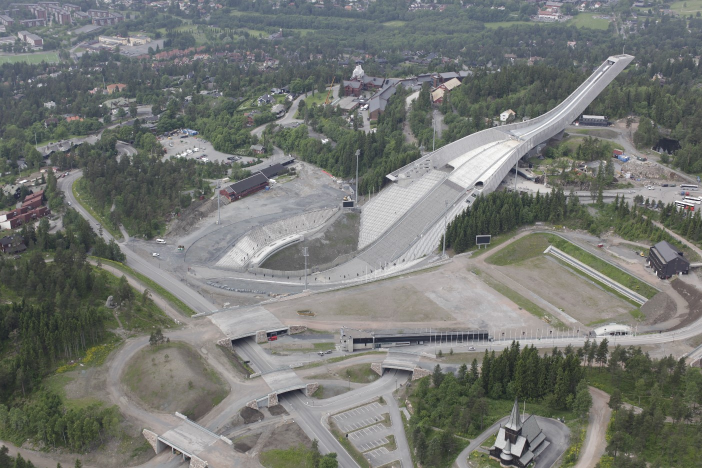
#> input picture holmenkollen_00011.jpg, 1404 x 936 px (shown at 1/2 size)
$ jupyter execute 2_epipolar-geometry.ipynb   (shell and % lines are left out)
#> lines starting #> are read from the running program, lines starting #| are printed output that depends on the picture
<div align="right" style="text-align: right">
<i>TTK21 lecture 2 - 3D geometry<br>September 2021</i>
</div>

# Exercise 2: Epipolar geometry
We are here given two undistorted images of the Holmenkollen ski jump along with the intrinsic calibration and camera poses.
Lets start by loading the data:

[cell 1]
import cv2
import numpy as np
import matplotlib.pyplot as plt
from matplotlib.patches import Circle

# Load the images.
img1 = cv2.cvtColor(cv2.imread('holmenkollen_00011.jpg'), cv2.COLOR_BGR2RGB)
img2 = cv2.cvtColor(cv2.imread('holmenkollen_00109.jpg'), cv2.COLOR_BGR2RGB)
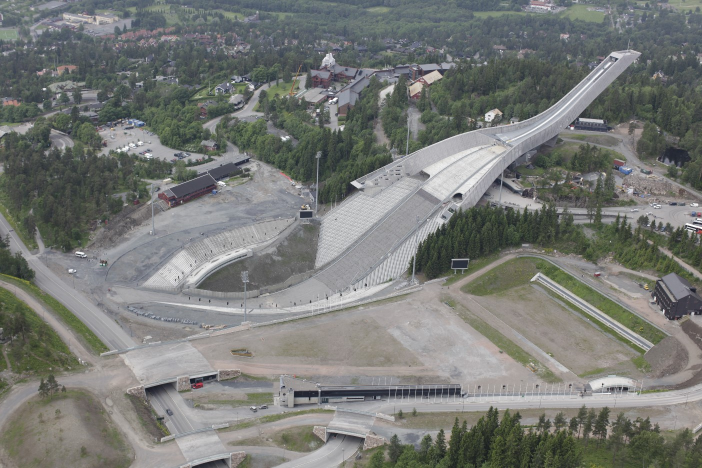
#> input picture holmenkollen_00109.jpg, 1404 x 936 px (shown at 1/2 size)

# The same camera was used for both images, so we use the same intrinsic calibration for both:
f = 2077.14839063367   # "Focal length" f = f_u = f_v
c_u = 693.247999941708 # Principal point (u coordinate)
c_v = 458.649537351898 # Principal point (v coordinate)

# Pose of the camera in the world frame for image 1:
T_w_c1 = np.array([[-0.639624697335995, -0.694022906797833, 0.330473072121957, 3145200.15425671],
                   [-0.628547993532952, 0.224726604006926, -0.744597457205714, 593080.793902705],
                   [0.442501600430481, -0.683981109601282, -0.579967391604961, 5499162.80464172],
                   [0, 0, 0, 1]])

# Pose of the camera in the world frame for image 2:
T_w_c2 = np.array([[-0.625105611303362, -0.715529464633440, 0.311866253317721, 3145236.34478279],
                   [-0.623348537903210, 0.217168312747740, -0.751182084605477, 592986.546582212],
                   [0.469765446804019, -0.663969509224395, -0.581777376501817, 5499122.20246185],
                   [0, 0, 0, 1]])

We can plot the images using matplotlib:

[cell 2]
plt.figure()
plt.imshow(img1)
plt.title('img1')
plt.show()

plt.figure()
plt.imshow(img2)
plt.title('img2')
plt.show()

print(img1.shape)
#| (936, 1404, 3)
print(img2.shape)
#| (936, 1404, 3)

We see that these two images are the same we used in the last example at page 87 in lecture 2.
Your task is to recreate this example:
- Construct the camera calibration matrix $\mathbf{K}$
- Compute the pose of one camera relative to the other.
- Choose one or more points in one image, and compute the epipolar line in the other as a function of depth.
- Plot the epipolar lines.
- Plot a few depths along the epipolar lines.
- Plot the points at infinity.

[cell 3]
from scipy.spatial.transform import Rotation

class Rot3:
    """Represents an element of the SO(3) Lie group (rotations in 3D)."""

    def __init__(self, R=np.identity(3)):
        """Constructs an SO(3) element.
        The default is the identity element.
        Other 3x3 matrices R are fitted to the closest matrix on SO(3).

        :param R: A 3x3 rotation matrix (optional).
        """
        if R is self.__init__.__defaults__[0]:
            # Default argument is identity.
            # Set property directly, since guaranteed SO(3).
            self._matrix = np.identity(3)
        else:
            # Argument should be some 3x3 matrix.
            # Fit to SO(3).
            self.matrix = R

    @property
    def matrix(self):
        """ The matrix representation of the SO(3) element

        :return: 3x3 rotation matrix corresponding to this SO(3) element.
        """
        return self._matrix

    @matrix.setter
    def matrix(self, R):
        """Sets the matrix to the closest element on SO(3)

        :param R: 3x3 matrix
        """
        # This is slower than necessary, but ensures correct representation.
        self._matrix = Rot3.to_so3_matrix(R)

    @staticmethod
    def to_so3_matrix(R):
        """Fits an arbitrary 3x3 matrix to the closest element on SO(3)

        :param R: An arbitrary 3x3 matrix
        :return: The closest valid 3x3 rotation matrix
        """
        # From Zhangs paper
        if not (isinstance(R, np.ndarray) and R.shape == (3, 3)):
            raise TypeError('Argument must be a 3x3 matrix')

        u, s, v = np.linalg.svd(R)
        R = u.dot(v)

        if np.linalg.det(R) < 0:
            R = -R

        return R

    # [53 lines left out: functions from_angle_axis, rot_x, rot_y, rot_z, from_roll_pitch_yaw, not called in this run]

    def compose(self, Y):
        """Compose this element with another element on the right

        :param Y: The other Rot3 element
        :return: This element composed with Y
        """
        composed_element = Rot3()
        composed_element._matrix = self.matrix.dot(Y.matrix)
        return composed_element

    def inverse(self):
        """Compute the inverse of the current element X.

        :return: The inverse of the current element.
        """
        # The transpose is guaranteed to be SO(3), update the property directly.
        X_inv = Rot3()

        # TODO: Compute correct matrix for inverse!
        X_inv._matrix = self.matrix.T
        return X_inv

    def action(self, x):
        """Perform the action of the SO(3) element on the 3D column vector x.

        :param x: 3D column vector to be transformed
        :return: The resulting rotated 3D column vector
        """

        x = self.matrix.dot(x)
        return x

    # [14 lines left out: function __mul__, not called in this run]

class Pose3:
    """Represents an element of the SE(3) Lie group (poses in 3D)."""

    def __init__(self, pose_tuple=(Rot3(), np.zeros((3, 1)))):
        """Constructs an SE(3) element.
        The default is the identity element.

        :param pose_tuple: A tuple (rot3, t) (optional).
        """
        self.rotation, self.translation = pose_tuple

    @property
    def rotation(self):
        """ The Rot3 rotation, an element of SO(3)

        :return: A Rot3 object corresponding to the orientation.
        """
        return self._rotation

    @rotation.setter
    def rotation(self, rot3):
        """Sets the rotation

        :param rot3: A Rot3
        """
        if not isinstance(rot3, Rot3):
            raise TypeError('Rotation must be a Rot3')

        self._rotation = rot3

    @property
    def translation(self):
        """The translation, a 3D column vector

        :return: A 3D column vector corresponding to the translation.
        """
        return self._translation

    @translation.setter
    def translation(self, t):
        """Sets the translation

        :param t: 3D column vector
        """
        if not isinstance(t, np.ndarray) and t.shape == (3, 1):
            raise TypeError('Translation must be a 3D column vector')

        self._translation = t

    def to_matrix(self):
        """Return the matrix representation of this pose.

        :return: 4x4 SE(3) matrix
        """
        T = np.identity(4)
        T[0:3, 0:3] = self.rotation.matrix
        T[0:3, 3] = self.translation.T
        return T

    # [6 lines left out: function to_tuple, not called in this run]

    def compose(self, Y):
        """Compose this element with another element on the right

        :param Y: The other Pose3 element
        :return: This element composed with Y
        """
        composed_element = Pose3()
        composed_element._rotation = self.rotation.compose(Y.rotation)
        composed_element._translation = self.translation + self.rotation.action(Y.translation)

        return composed_element

    def inverse(self):
        """Compute the inverse of the current element X.

        :return: The inverse of the current element.
        """
        inverse_pose = Pose3()
        inverse_pose._rotation = self.rotation.inverse()
        inverse_pose._translation = -inverse_pose.rotation.action(self.translation)

        return inverse_pose

    # [25 lines left out: functions action, __mul__, not called in this run]

[cell 4]
def skew_symmetric(v):
    """
    Returns the skew-symmetric matrix of a 3D vector.

    Parameters:
    v (numpy.ndarray): A 3D vector of shape (3,).

    Returns:
    numpy.ndarray: A 3x3 skew-symmetric matrix.
    """
    return np.array([
        [0, -v[2], v[1]],
        [v[2], 0, -v[0]],
        [-v[1], v[0], 0]
    ])

[cell 5]
def find_edge_points(line):
    a,b,c = line.flatten()
    epipolar_line = np.array([[-c/a, 0], [(-c- 936 * b)/a, 936]])
    return epipolar_line

[cell 6]
K = np.array([  [f, 0, c_u],
                [0, f, c_v],
                [0, 0, 1] ])

R1, t1 = T_w_c1[:3,:3], T_w_c1[:3,3]
R2, t2 = T_w_c2[:3,:3], T_w_c2[:3,3]

Pose_w_c1 = Pose3((Rot3(R1), t1))
Pose_w_c2 = Pose3((Rot3(R2), t2))

Pose_c1_c2 = Pose_w_c1.inverse().compose(Pose_w_c2)
T_c1_c2 = Pose_c1_c2.to_matrix()

u1_c1 = np.array([ [580, 650, 1] ]).T
u2_c1 = np.array([ [1200, 650, 1] ]).T

u3_c2 = np.array([ [220, 700, 1] ]).T
u4_c2 = np.array([ [750, 850, 1] ]).T

t_1_2 = Pose_c1_c2.translation
Rot_1_2 = Pose_c1_c2.rotation.matrix
E_c1_c2 = skew_symmetric(t_1_2) @ Rot_1_2

F_c1_c2 = np.linalg.inv(K).T @ E_c1_c2 @ np.linalg.inv(K)
F_c2_c1 = F_c1_c2.T

l_c1_u3 = F_c1_c2 @ u3_c2
l_c1_u4 = F_c1_c2 @ u4_c2

l_c2_u1 = F_c2_c1 @ u1_c1
l_c2_u2 = F_c2_c1 @ u2_c1

line_c1_u3 = find_edge_points(l_c1_u3)
line_c1_u4 = find_edge_points(l_c1_u4)
line_c2_u1 = find_edge_points(l_c2_u1)
line_c2_u2 = find_edge_points(l_c2_u2)

[cell 7]
fig, axes = plt.subplots(1, 2, figsize=(12, 6))

axes[0].imshow(img1)
axes[1].imshow(img2)
axes[0].axis('off')  # Hide axes
axes[1].axis('off')  # Hide axes
axes[0].set_title('$img_a$')
axes[1].set_title('$img_b$')


axes[0].plot(line_c1_u3[:, 0], line_c1_u3[:, 1], '-g')

axes[0].plot(line_c1_u4[:, 0], line_c1_u4[:, 1], '-r')

axes[1].plot(line_c2_u1[:, 0], line_c2_u1[:, 1], '-b')
axes[1].plot(line_c2_u2[:, 0], line_c2_u2[:, 1], '-y')

axes[0].plot(u1_c1[0], u1_c1[1], '*b')
axes[0].plot(u2_c1[0], u2_c1[1], '*y')

axes[1].plot(u3_c2[0], u3_c2[1], '*g')
axes[1].plot(u4_c2[0], u4_c2[1], '*r')

circle1 = Circle((u3_c2[0], u3_c2[1]), radius=25, edgecolor='g', facecolor='none')
circle2 = Circle((u4_c2[0], u4_c2[1]), radius=25, edgecolor='r', facecolor='none')
circle3 = Circle((u1_c1[0], u1_c1[1]), radius=25, edgecolor='b', facecolor='none')
circle4 = Circle((u2_c1[0], u2_c1[1]), radius=25, edgecolor='y', facecolor='none')

axes[1].add_patch(circle1)
axes[1].add_patch(circle2)
axes[0].add_patch(circle3)
axes[0].add_patch(circle4)

##########3 Infinity points

u_c1_u3_inf = K @ Rot_1_2 @ np.linalg.inv(K) @ u3_c2
u_c1_u4_inf = K @ Rot_1_2 @ np.linalg.inv(K) @ u4_c2

u_c2_u1_inf = K @ Rot_1_2.T @ np.linalg.inv(K) @ u1_c1
u_c2_u2_inf = K @ Rot_1_2.T @ np.linalg.inv(K) @ u2_c1

axes[0].plot(u_c1_u3_inf[0], u_c1_u3_inf[1], 'og')
axes[0].text(u_c1_u3_inf[0] + 10, u_c1_u3_inf[1] + 10, '$u^b_{inf}$', fontsize=12, color='black')
# add text $u^3_inf$
axes[0].plot(u_c1_u4_inf[0], u_c1_u4_inf[1], 'or')
axes[0].text(u_c1_u4_inf[0] + 10, u_c1_u4_inf[1] + 10, '$u^b_{inf}$', fontsize=12, color='black')

axes[1].plot(u_c2_u1_inf[0], u_c2_u1_inf[1], 'ob')
axes[1].text(u_c2_u1_inf[0] + 10, u_c2_u1_inf[1] + 10, '$u^a_{inf}$', fontsize=12, color='black')
axes[1].plot(u_c2_u2_inf[0], u_c2_u2_inf[1], 'oy')
axes[1].text(u_c2_u2_inf[0] + 10, u_c2_u2_inf[1] + 10, '$u^a_{inf}$', fontsize=12, color='black')

for i in range(100, 601, 100):

    point = u_c1_u3_inf.flatten() + 1.0/i * (K @ t_1_2).flatten()
    point = point[:2] / point[2]
    axes[0].plot(point[0], point[1], 'og')
    axes[0].text(point[0] + 10, point[1] + 10, f'{i} m', fontsize=8, color='black')

for i in range(100, 601, 100):

    point = u_c1_u4_inf.flatten() + 1.0/i * (K @ t_1_2).flatten()
    point = point[:2] / point[2]
    axes[0].plot(point[0], point[1], 'or')
    axes[0].text(point[0] + 10, point[1] + 10, f'{i} m', fontsize=8, color='black')

for i in range(300, 601, 100):

    point = u_c2_u1_inf.flatten() - 1.0/i * (K @ t_1_2).flatten()
    point = point[:2] / point[2]
    axes[1].plot(point[0], point[1], 'ob')
    axes[1].text(point[0] + 10, point[1] + 10, f'{i} m', fontsize=8, color='black')

for i in range(400, 601, 100):

    point = u_c2_u2_inf.flatten() - 1.0/i * (K @ t_1_2).flatten()
    point = point[:2] / point[2]
    axes[1].plot(point[0], point[1], 'oy')
    axes[1].text(point[0] + 10, point[1] + 10, f'{i} m', fontsize=8, color='black')

axes[0].set_xlim(0, img1.shape[1])
axes[0].set_ylim(img1.shape[0], 0)
axes[1].set_xlim(0, img2.shape[1])
axes[1].set_ylim(img2.shape[0], 0)

plt.tight_layout()
plt.show()
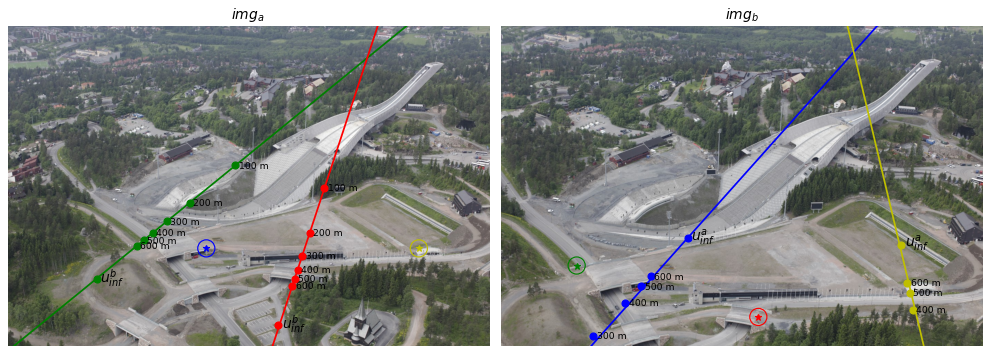
#> figure drawn by matplotlib, 2 panels
